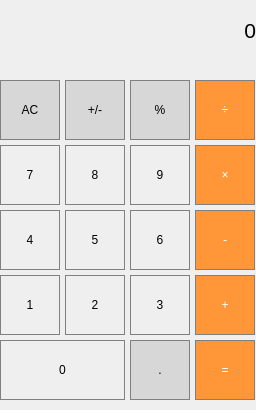
<?xml version="1.0" encoding="UTF-8"?>
<ui version="4.0">
 <class>MainWindow</class>
 <widget class="QMainWindow" name="MainWindow">
  <property name="geometry">
   <rect>
    <x>0</x>
    <y>0</y>
    <width>256</width>
    <height>410</height>
   </rect>
  </property>
  <property name="windowTitle">
   <string>MainWindow</string>
  </property>
  <widget class="QWidget" name="centralwidget">
   <widget class="QLabel" name="label_result">
    <property name="geometry">
     <rect>
      <x>0</x>
      <y>0</y>
      <width>256</width>
      <height>60</height>
     </rect>
    </property>
    <property name="font">
     <font>
      <pointsize>16</pointsize>
     </font>
    </property>
    <property name="layoutDirection">
     <enum>Qt::RightToLeft</enum>
    </property>
    <property name="styleSheet">
     <string notr="true">QLabel {
	qproperty-aligment: 'AlignVCenter | AlignRight';
	border: 1px solid gray;
}

background-color: white;</string>
    </property>
    <property name="text">
     <string>0</string>
    </property>
    <property name="alignment">
     <set>Qt::AlignRight|Qt::AlignTrailing|Qt::AlignVCenter</set>
    </property>
   </widget>
   <widget class="QPushButton" name="pushButton_AC">
    <property name="geometry">
     <rect>
      <x>0</x>
      <y>80</y>
      <width>60</width>
      <height>60</height>
     </rect>
    </property>
    <property name="styleSheet">
     <string notr="true">QPushButton {
  background-color: rgb(215, 215, 215);
  border: 1px solid gray;
}
QPushButton:pressed {
    background-color: qlineargradient(x1: 0, y1: 0, x2: 0, y2: 1,
                                      stop: 0 #BEBEBE, stop: 1 #D7D7D7);
}</string>
    </property>
    <property name="text">
     <string>AC</string>
    </property>
   </widget>
   <widget class="QPushButton" name="pushButton_plus_minus">
    <property name="geometry">
     <rect>
      <x>65</x>
      <y>80</y>
      <width>60</width>
      <height>60</height>
     </rect>
    </property>
    <property name="styleSheet">
     <string notr="true">QPushButton {
  background-color: rgb(215, 215, 215);
  border: 1px solid gray;
}
QPushButton:pressed {
    background-color: qlineargradient(x1: 0, y1: 0, x2: 0, y2: 1,
                                      stop: 0 #BEBEBE, stop: 1 #D7D7D7);
}</string>
    </property>
    <property name="text">
     <string>+/-</string>
    </property>
   </widget>
   <widget class="QPushButton" name="pushButton_percent">
    <property name="geometry">
     <rect>
      <x>130</x>
      <y>80</y>
      <width>60</width>
      <height>60</height>
     </rect>
    </property>
    <property name="styleSheet">
     <string notr="true">QPushButton {
  background-color: rgb(215, 215, 215);
  border: 1px solid gray;
}
QPushButton:pressed {
    background-color: qlineargradient(x1: 0, y1: 0, x2: 0, y2: 1,
                                      stop: 0 #BEBEBE, stop: 1 #D7D7D7);
}</string>
    </property>
    <property name="text">
     <string>%</string>
    </property>
   </widget>
   <widget class="QPushButton" name="pushButton_divide">
    <property name="geometry">
     <rect>
      <x>195</x>
      <y>80</y>
      <width>60</width>
      <height>60</height>
     </rect>
    </property>
    <property name="styleSheet">
     <string notr="true">QPushButton {
  background-color: rgb(255, 151, 57);
  color: white; 
  border: 1px solid gray;
}

QPushButton:pressed {
    background-color: qlineargradient(x1: 0, y1: 0, x2: 0, y2: 1,
                                      stop: 0 #FF7832, stop: 1 #FF9739);
}</string>
    </property>
    <property name="text">
     <string>÷</string>
    </property>
   </widget>
   <widget class="QPushButton" name="pushButton_multiply">
    <property name="geometry">
     <rect>
      <x>195</x>
      <y>145</y>
      <width>60</width>
      <height>60</height>
     </rect>
    </property>
    <property name="styleSheet">
     <string notr="true">QPushButton {
  background-color: rgb(255, 151, 57);
  color: white; 
  border: 1px solid gray;
}

QPushButton:pressed {
    background-color: qlineargradient(x1: 0, y1: 0, x2: 0, y2: 1,
                                      stop: 0 #FF7832, stop: 1 #FF9739);
}</string>
    </property>
    <property name="text">
     <string>×</string>
    </property>
   </widget>
   <widget class="QPushButton" name="pushButton_8">
    <property name="geometry">
     <rect>
      <x>65</x>
      <y>145</y>
      <width>60</width>
      <height>60</height>
     </rect>
    </property>
    <property name="styleSheet">
     <string notr="true">QPushButton {
   border: 1px solid gray;
}
QPushButton:pressed {
    background-color: qlineargradient(x1: 0, y1: 0, x2: 0, y2: 1,
                                      stop: 0 #dadbde, stop: 1 #f6f7fa);
}</string>
    </property>
    <property name="text">
     <string>8</string>
    </property>
   </widget>
   <widget class="QPushButton" name="pushButton_7">
    <property name="geometry">
     <rect>
      <x>0</x>
      <y>145</y>
      <width>60</width>
      <height>60</height>
     </rect>
    </property>
    <property name="styleSheet">
     <string notr="true">QPushButton {
   border: 1px solid gray;
}
QPushButton:pressed {
    background-color: qlineargradient(x1: 0, y1: 0, x2: 0, y2: 1,
                                      stop: 0 #dadbde, stop: 1 #f6f7fa);
}</string>
    </property>
    <property name="text">
     <string>7</string>
    </property>
   </widget>
   <widget class="QPushButton" name="pushButton_9">
    <property name="geometry">
     <rect>
      <x>130</x>
      <y>145</y>
      <width>60</width>
      <height>60</height>
     </rect>
    </property>
    <property name="styleSheet">
     <string notr="true">QPushButton {
   border: 1px solid gray;
}
QPushButton:pressed {
    background-color: qlineargradient(x1: 0, y1: 0, x2: 0, y2: 1,
                                      stop: 0 #dadbde, stop: 1 #f6f7fa);
}</string>
    </property>
    <property name="text">
     <string>9</string>
    </property>
   </widget>
   <widget class="QPushButton" name="pushButton_minus">
    <property name="geometry">
     <rect>
      <x>195</x>
      <y>210</y>
      <width>60</width>
      <height>60</height>
     </rect>
    </property>
    <property name="styleSheet">
     <string notr="true">QPushButton {
  background-color: rgb(255, 151, 57);
  color: white; 
  border: 1px solid gray;
}

QPushButton:pressed {
    background-color: qlineargradient(x1: 0, y1: 0, x2: 0, y2: 1,
                                      stop: 0 #FF7832, stop: 1 #FF9739);
}</string>
    </property>
    <property name="text">
     <string>-</string>
    </property>
   </widget>
   <widget class="QPushButton" name="pushButton_5">
    <property name="geometry">
     <rect>
      <x>65</x>
      <y>210</y>
      <width>60</width>
      <height>60</height>
     </rect>
    </property>
    <property name="styleSheet">
     <string notr="true">QPushButton {
   border: 1px solid gray;
}
QPushButton:pressed {
    background-color: qlineargradient(x1: 0, y1: 0, x2: 0, y2: 1,
                                      stop: 0 #dadbde, stop: 1 #f6f7fa);
}</string>
    </property>
    <property name="text">
     <string>5</string>
    </property>
   </widget>
   <widget class="QPushButton" name="pushButton_4">
    <property name="geometry">
     <rect>
      <x>0</x>
      <y>210</y>
      <width>60</width>
      <height>60</height>
     </rect>
    </property>
    <property name="styleSheet">
     <string notr="true">QPushButton {
   border: 1px solid gray;
}
QPushButton:pressed {
    background-color: qlineargradient(x1: 0, y1: 0, x2: 0, y2: 1,
                                      stop: 0 #dadbde, stop: 1 #f6f7fa);
}</string>
    </property>
    <property name="text">
     <string>4</string>
    </property>
   </widget>
   <widget class="QPushButton" name="pushButton_6">
    <property name="geometry">
     <rect>
      <x>130</x>
      <y>210</y>
      <width>60</width>
      <height>60</height>
     </rect>
    </property>
    <property name="styleSheet">
     <string notr="true">QPushButton {
   border: 1px solid gray;
}
QPushButton:pressed {
    background-color: qlineargradient(x1: 0, y1: 0, x2: 0, y2: 1,
                                      stop: 0 #dadbde, stop: 1 #f6f7fa);
}</string>
    </property>
    <property name="text">
     <string>6</string>
    </property>
   </widget>
   <widget class="QPushButton" name="pushButton_plus">
    <property name="geometry">
     <rect>
      <x>195</x>
      <y>275</y>
      <width>60</width>
      <height>60</height>
     </rect>
    </property>
    <property name="styleSheet">
     <string notr="true">QPushButton {
  background-color: rgb(255, 151, 57);
  color: white; 
  border: 1px solid gray;
}

QPushButton:pressed {
    background-color: qlineargradient(x1: 0, y1: 0, x2: 0, y2: 1,
                                      stop: 0 #FF7832, stop: 1 #FF9739);
}</string>
    </property>
    <property name="text">
     <string>+</string>
    </property>
   </widget>
   <widget class="QPushButton" name="pushButton_1">
    <property name="geometry">
     <rect>
      <x>0</x>
      <y>275</y>
      <width>60</width>
      <height>60</height>
     </rect>
    </property>
    <property name="styleSheet">
     <string notr="true">QPushButton {
   border: 1px solid gray;
}
QPushButton:pressed {
    background-color: qlineargradient(x1: 0, y1: 0, x2: 0, y2: 1,
                                      stop: 0 #dadbde, stop: 1 #f6f7fa);
}</string>
    </property>
    <property name="text">
     <string>1</string>
    </property>
   </widget>
   <widget class="QPushButton" name="pushButton_2">
    <property name="geometry">
     <rect>
      <x>65</x>
      <y>275</y>
      <width>60</width>
      <height>60</height>
     </rect>
    </property>
    <property name="styleSheet">
     <string notr="true">QPushButton {
   border: 1px solid gray;
}
QPushButton:pressed {
    background-color: qlineargradient(x1: 0, y1: 0, x2: 0, y2: 1,
                                      stop: 0 #dadbde, stop: 1 #f6f7fa);
}</string>
    </property>
    <property name="text">
     <string>2</string>
    </property>
   </widget>
   <widget class="QPushButton" name="pushButton_3">
    <property name="geometry">
     <rect>
      <x>130</x>
      <y>275</y>
      <width>60</width>
      <height>60</height>
     </rect>
    </property>
    <property name="styleSheet">
     <string notr="true">QPushButton {
   border: 1px solid gray;
}
QPushButton:pressed {
    background-color: qlineargradient(x1: 0, y1: 0, x2: 0, y2: 1,
                                      stop: 0 #dadbde, stop: 1 #f6f7fa);
}</string>
    </property>
    <property name="text">
     <string>3</string>
    </property>
   </widget>
   <widget class="QPushButton" name="pushButton_0">
    <property name="geometry">
     <rect>
      <x>0</x>
      <y>340</y>
      <width>125</width>
      <height>60</height>
     </rect>
    </property>
    <property name="styleSheet">
     <string notr="true">QPushButton {
   border: 1px solid gray;
}
QPushButton:pressed {
    background-color: qlineargradient(x1: 0, y1: 0, x2: 0, y2: 1,
                                      stop: 0 #dadbde, stop: 1 #f6f7fa);
}</string>
    </property>
    <property name="text">
     <string>0</string>
    </property>
   </widget>
   <widget class="QPushButton" name="pushButton_equal">
    <property name="geometry">
     <rect>
      <x>195</x>
      <y>340</y>
      <width>60</width>
      <height>60</height>
     </rect>
    </property>
    <property name="styleSheet">
     <string notr="true">QPushButton {
  background-color: rgb(255, 151, 57);
  color: white; 
  border: 1px solid gray;
}

QPushButton:pressed {
    background-color: qlineargradient(x1: 0, y1: 0, x2: 0, y2: 1,
                                      stop: 0 #FF7832, stop: 1 #FF9739);
}</string>
    </property>
    <property name="text">
     <string>=</string>
    </property>
   </widget>
   <widget class="QPushButton" name="pushButton_dot">
    <property name="geometry">
     <rect>
      <x>130</x>
      <y>340</y>
      <width>60</width>
      <height>60</height>
     </rect>
    </property>
    <property name="styleSheet">
     <string notr="true">QPushButton {
  background-color: rgb(215, 215, 215);
  border: 1px solid gray;
}
QPushButton:pressed {
    background-color: qlineargradient(x1: 0, y1: 0, x2: 0, y2: 1,
                                      stop: 0 #BEBEBE, stop: 1 #D7D7D7);
}</string>
    </property>
    <property name="text">
     <string>.</string>
    </property>
   </widget>
  </widget>
 </widget>
 <resources/>
 <connections/>
</ui>
